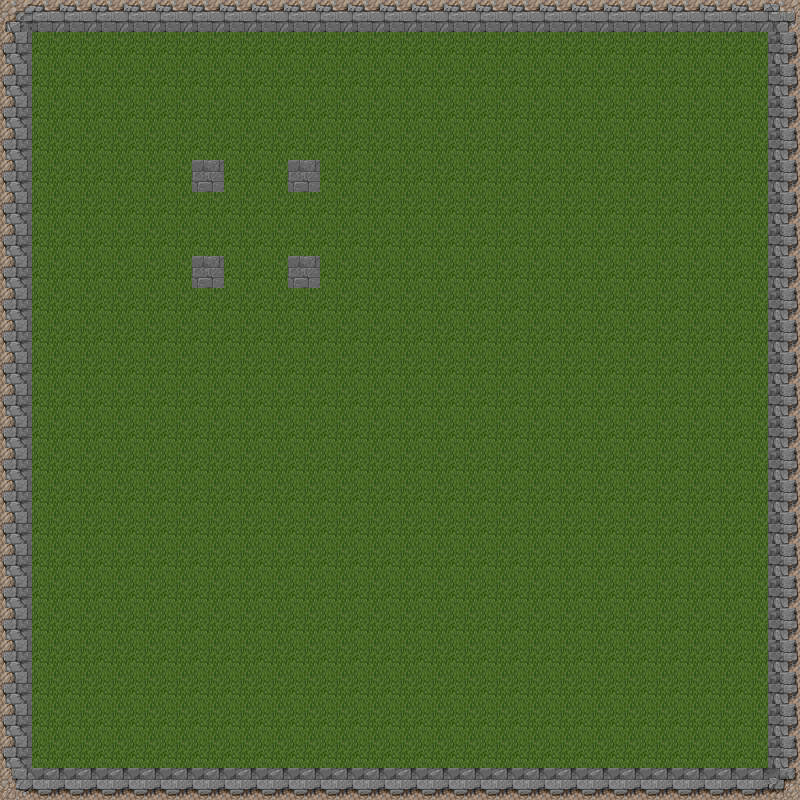

This game map was drawn from its Tiled (.tmx) file and the tilesets committed beside it. A one-line description and the full map source follow:
An orthogonal 25x25 tile map with 32x32 px tiles, 1 tile layer (Tile Layer 1).

<map version="1.0" orientation="orthogonal" renderorder="right-down" width="25" height="25" tilewidth="32" tileheight="32" nextobjectid="1">
 <tileset firstgid="1" name="Objects" tilewidth="32" tileheight="32" tilecount="256" columns="16">
  <image source="sprite_sheets/sprite_sheet (7).png" width="512" height="512" />
  <tile id="59">
   <properties>
    <property name="isCollision" value="1" />
   </properties>
  </tile>
  <tile id="60">
   <properties>
    <property name="isCollision" value="1" />
   </properties>
  </tile>
  <tile id="61">
   <properties>
    <property name="isCollision" value="1" />
   </properties>
  </tile>
  <tile id="75">
   <properties>
    <property name="isCollision" value="1" />
   </properties>
  </tile>
  <tile id="76">
   <properties>
    <property name="isCollision" value="1" />
    <property name="isShadowCaster" value="1" />
   </properties>
  </tile>
  <tile id="77">
   <properties>
    <property name="isCollision" value="1" />
   </properties>
  </tile>
  <tile id="91">
   <properties>
    <property name="isCollision" value="1" />
   </properties>
  </tile>
  <tile id="92">
   <properties>
    <property name="isCollision" value="1" />
   </properties>
  </tile>
  <tile id="93">
   <properties>
    <property name="isCollision" value="1" />
   </properties>
  </tile>
 </tileset>
 <layer name="Tile Layer 1" width="25" height="25">
  <data encoding="csv">
60,61,61,61,61,61,61,61,61,61,61,61,61,61,61,61,61,61,61,61,61,61,61,61,62,
76,79,79,79,79,79,79,79,79,79,79,79,79,79,79,79,79,79,79,79,79,79,79,79,78,
76,79,79,79,79,79,79,79,79,79,79,79,79,79,79,79,79,79,79,79,79,79,79,79,78,
76,79,79,79,79,79,79,79,79,79,79,79,79,79,79,79,79,79,79,79,79,79,79,79,78,
76,79,79,79,79,79,79,79,79,79,79,79,79,79,79,79,79,79,79,79,79,79,79,79,78,
76,79,79,79,79,79,77,79,79,77,79,79,79,79,79,79,79,79,79,79,79,79,79,79,78,
76,79,79,79,79,79,79,79,79,79,79,79,79,79,79,79,79,79,79,79,79,79,79,79,78,
76,79,79,79,79,79,79,79,79,79,79,79,79,79,79,79,79,79,79,79,79,79,79,79,78,
76,79,79,79,79,79,77,79,79,77,79,79,79,79,79,79,79,79,79,79,79,79,79,79,78,
76,79,79,79,79,79,79,79,79,79,79,79,79,79,79,79,79,79,79,79,79,79,79,79,78,
76,79,79,79,79,79,79,79,79,79,79,79,79,79,79,79,79,79,79,79,79,79,79,79,78,
76,79,79,79,79,79,79,79,79,79,79,79,79,79,79,79,79,79,79,79,79,79,79,79,78,
76,79,79,79,79,79,79,79,79,79,79,79,79,79,79,79,79,79,79,79,79,79,79,79,78,
76,79,79,79,79,79,79,79,79,79,79,79,79,79,79,79,79,79,79,79,79,79,79,79,78,
76,79,79,79,79,79,79,79,79,79,79,79,79,79,79,79,79,79,79,79,79,79,79,79,78,
76,79,79,79,79,79,79,79,79,79,79,79,79,79,79,79,79,79,79,79,79,79,79,79,78,
76,79,79,79,79,79,79,79,79,79,79,79,79,79,79,79,79,79,79,79,79,79,79,79,78,
76,79,79,79,79,79,79,79,79,79,79,79,79,79,79,79,79,79,79,79,79,79,79,79,78,
76,79,79,79,79,79,79,79,79,79,79,79,79,79,79,79,79,79,79,79,79,79,79,79,78,
76,79,79,79,79,79,79,79,79,79,79,79,79,79,79,79,79,79,79,79,79,79,79,79,78,
76,79,79,79,79,79,79,79,79,79,79,79,79,79,79,79,79,79,79,79,79,79,79,79,78,
76,79,79,79,79,79,79,79,79,79,79,79,79,79,79,79,79,79,79,79,79,79,79,79,78,
76,79,79,79,79,79,79,79,79,79,79,79,79,79,79,79,79,79,79,79,79,79,79,79,78,
76,79,79,79,79,79,79,79,79,79,79,79,79,79,79,79,79,79,79,79,79,79,79,79,78,
92,93,93,93,93,93,93,93,93,93,93,93,93,93,93,93,93,93,93,93,93,93,93,93,94
</data>
 </layer>
</map>
